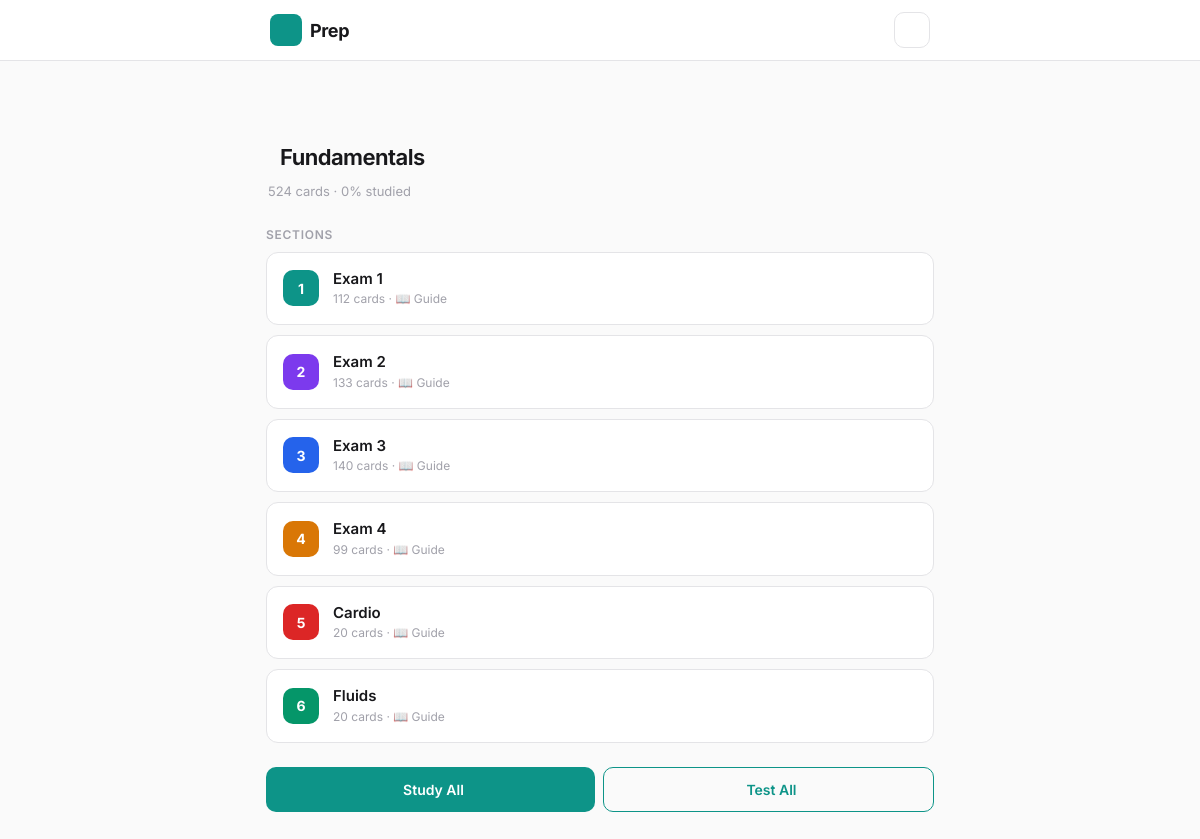
Page /category/fundamentals/ on the committed database.
### cards/models.py (models this page shows, shortened)
class Category(models.Model):
    name = models.CharField(max_length=100)
    slug = models.SlugField(unique=True)
    icon = models.CharField(max_length=10, default='📚')
    is_default = models.BooleanField(default=False)
    published = models.BooleanField(default=False, help_text='Show on homepage')
    class Meta:
        verbose_name_plural = 'categories'
        ordering = ['name']

class Deck(models.Model):
    category = models.ForeignKey(Category, on_delete=models.CASCADE, related_name='decks')
    name = models.CharField(max_length=100)
    slug = models.SlugField()
    order = models.IntegerField(default=0)
    description = models.CharField(max_length=255, blank=True, default='')
    class Meta:
        ordering = ['category', 'order']
        unique_together = ['category', 'slug']

### cards/views.py (the view)
# urls.py: path('category/<slug:slug>/', views.category_detail_view, name='category_detail'),
def category_detail_view(request, slug):
    category = get_object_or_404(Category, slug=slug)
    decks = category.decks.annotate(
        total=Count('cards'),
        studied_count=Count('cards__progress', filter=Q(cards__progress__times_studied__gt=0)),
    )
    deck_data = []
    for deck in decks:
        pct = round(deck.studied_count / deck.total * 100) if deck.total > 0 else 0
        guide_count = deck.guide_sections.count()
        deck_data.append({
            'id': deck.id,
            'name': deck.name,
            'slug': deck.slug,
            'total': deck.total,
            'studied': deck.studied_count,
            'pct': pct,
            'has_guide': guide_count > 0,
        })
    total_cards = Card.objects.filter(category=category).count()
    studied = Progress.objects.filter(card__category=category, times_studied__gt=0).count()
    cat_pct = round(studied / total_cards * 100) if total_cards > 0 else 0
    return render(request, 'cards/category_detail.html', {
        'category': category,
        'decks': deck_data,
        'total_cards': total_cards,
        'studied': studied,
        'cat_pct': cat_pct,
    })

### cards/templates/cards/category_detail.html (shortened to what this page needs)
{% extends "cards/base.html" %}
{% load static %}
{% block body %}
<div class="page">
  <header class="page-header">
    <a href="{% url 'dashboard' %}" class="back-link"></a>
    <h1 class="page-title">{{ category.name }}</h1>
  </header>
  <p class="page-subtitle">{{ total_cards }} cards · {{ cat_pct }}% studied</p>
  <section class="section">
    <h2 class="section-title">Sections</h2>
    <div class="section-cards">
      {% for deck in decks %}
      <a href="{% url 'exam_detail' category.slug deck.id %}" class="section-card sc-{{ forloop.counter }}">
        <span class="section-card-num">{{ forloop.counter }}</span>
        <div class="section-card-body">
          <span class="section-card-name">{{ deck.name }}</span>
          <span class="section-card-meta">
            {{ deck.total }} card{{ deck.total|pluralize }}
            {% if deck.has_guide %} · 📖 Guide{% endif %}
          </span>
        </div>
      </a>
      {% endfor %}
    </div>
  </section>
  <section class="section">
    <div class="action-row">
      <a href="{% url 'study' %}?category={{ category.slug }}" class="action-pill">
         Study All
      </a>
      <a href="{% url 'quiz_setup' %}?category={{ category.slug }}" class="action-pill outline">
         Test All
      </a>
    </div>
  </section>
</div>
{% endblock %}

### cards/static/cards/css/styles.css (style rules this page uses)
:root { --c-primary: #0d9488; --c-primary-hover: #0f766e; --c-primary-light: #14b8a6; --c-primary-subtle: rgba(13, 148, 136, .06); --c-primary-ring: rgba(13, 148, 136, .18); --c-bg: #fafafa; --c-bg2: #f4f4f5; --c-surface: #ffffff; --c-surface-solid: #ffffff; --c-card: #ffffff; --c-border: #e4e4e7; --c-border2: #d4d4d8; --c-text: #18181b; --c-text2: #52525b; --c-text3: #a1a1aa; --c-success: #059669; --c-success-light: rgba(5, 150, 105, .07); --c-danger: #dc2626; --c-danger-light: rgba(220, 38, 38, .07); --c-warning: #d97706; --c-warning-light: rgba(217, 119, 6, .07); --radius: 12px; --radius-sm: 8px; --radius-xs: 6px; --radius-pill: 999px; --shadow-xs: 0 1px 2px rgba(0,0,0,.04); --shadow-sm: 0 1px 3px rgba(0,0,0,.05); --shadow-lg: 0 8px 24px rgba(0,0,0,.08); --transition: .15s ease; --ease-spring: cubic-bezier(.175,.885,.32,1.275); --font: 'Inter', -apple-system, BlinkMacSystemFont, 'Segoe UI', system-ui, sans-serif; --nav-height: 56px; --topnav-height: 56px; color-scheme: light; }
*, *::before, *::after { box-sizing: border-box; margin: 0; padding: 0; }
html { font-size: 14px; -webkit-text-size-adjust: 100%; -webkit-tap-highlight-color: transparent; }
body { font-family: var(--font); font-weight: 400; background: var(--c-bg); color: var(--c-text); line-height: 1.5; min-height: 100dvh; overflow-x: hidden; -webkit-font-smoothing: antialiased; -moz-osx-font-smoothing: grayscale; transition: background var(--transition), color var(--transition); }
a { color: var(--c-primary); text-decoration: none; }
.page { padding: 0 16px; }
.page-header { display: flex; align-items: center; gap: 10px; padding: 12px 0 8px; }
.page-title { font-size: 22px; font-weight: 650; letter-spacing: -.025em; flex: 1; }
.page-subtitle { font-size: 13px; color: var(--c-text3); margin-bottom: 20px; padding-left: 2px; }
.back-link { color: var(--c-text2); text-decoration: none; font-size: 18px; display: flex; align-items: center; padding: 4px; margin-left: -4px; transition: color var(--transition); }
.section { margin: 24px 0; }
.section-title { font-size: 12px; font-weight: 600; text-transform: uppercase; letter-spacing: .06em; color: var(--c-text3); margin-bottom: 8px; }
.action-row { display: flex; gap: 8px; }
.action-pill { flex: 1; display: inline-flex; align-items: center; justify-content: center; gap: 6px; padding: 11px 18px; border-radius: 10px; font-size: 14px; font-weight: 600; text-decoration: none; transition: all .15s ease; background: var(--c-primary); color: #fff; border: none; }
.action-pill.outline { background: transparent; color: var(--c-primary); border: 1.5px solid var(--c-primary); }
@media (min-width: 1024px) { .page { max-width: 700px; margin: 0 auto; } }
.section-cards { display: flex; flex-direction: column; gap: 10px; }
.section-card { display: flex; align-items: center; gap: 14px; padding: 16px; border-radius: 12px; background: var(--c-surface-solid); border: 1px solid var(--c-border); text-decoration: none; color: var(--c-text); transition: all .15s ease; position: relative; overflow: hidden; }
.section-card::before { display: none; }
.sc-1::before { background: #0d9488; }
.sc-2::before { background: #7c3aed; }
.sc-3::before { background: #2563eb; }
.sc-4::before { background: #d97706; }
.sc-5::before { background: #dc2626; }
.sc-6::before { background: #059669; }
.section-card-num { width: 36px; height: 36px; border-radius: 10px; display: flex; align-items: center; justify-content: center; font-size: 14px; font-weight: 700; color: #fff; flex-shrink: 0; }
.sc-1 .section-card-num { background: #0d9488; }
.sc-2 .section-card-num { background: #7c3aed; }
.sc-3 .section-card-num { background: #2563eb; }
.sc-4 .section-card-num { background: #d97706; }
.sc-5 .section-card-num { background: #dc2626; }
.sc-6 .section-card-num { background: #059669; }
.section-card-body { flex: 1; min-width: 0; }
.section-card-name { display: block; font-size: 15px; font-weight: 600; line-height: 1.3; }
.section-card-meta { display: block; font-size: 12px; color: var(--c-text3); margin-top: 2px; }

### rows in the picture
Category: name "Fundamentals"
Deck: name "Exam 1"
Deck: name "Exam 2"
Deck: name "Exam 3"
Deck: name "Exam 4"
Deck: name "Cardio"
Deck: name "Fluids"

### other values in the picture
{{ total_cards }} "524"
{{ cat_pct }} "0"
{{ deck.total }} "112" "133" "140" "99" "20" "20"
